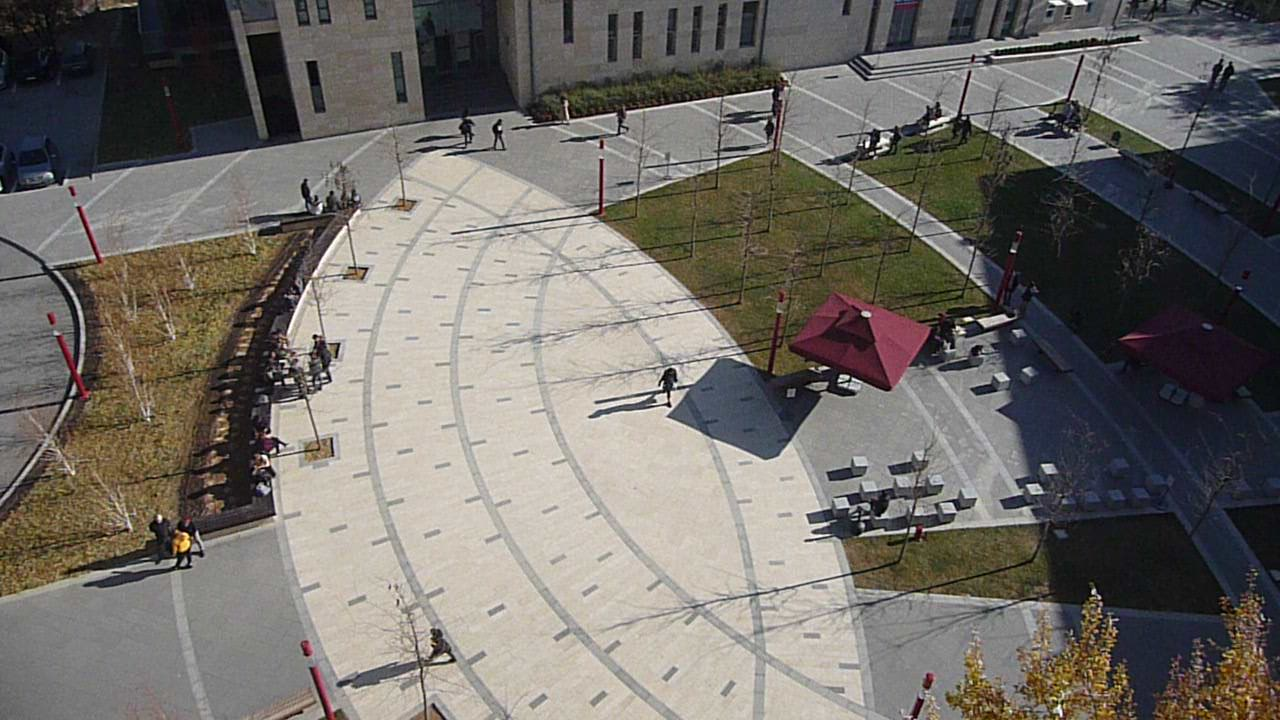
#> input picture test.jpg, 1280 x 720 px
$ python -i ShadowRemoval.py   (imports and definitions only)   (older library calls are emulated)
#> lines starting #> are read from the running program, lines starting #| are printed output that depends on the picture; after the words box and inside, x2 and y2 are one past the last pixel; in counts of white or black regions, pixels touching at a corner belong together
from skimage import measure
import cv2 as cv
import numpy as np
import sys

'''
Shadow removal code by Yalım Doğan

This software is implemented according to the methods presented in:

- Murali, Saritha, and V. K. Govindan.
"Removal of shadows from a single image."
the Proceedings of First International Conference on Futuristic Trends
in Computer Science and Engineering. Vol. 4.

- Murali, Saritha, and V. K. Govindan.
"Shadow detection and removal from a single image using LAB color space."
Cybernetics and information technologies 13.1 (2013): 95-103.

'''

__all__ = ['ShadowRemover']

class ShadowRemover:

    # Applies median filtering over given point
    @staticmethod
    def manuel_median_filter(img_o_i, point, filter_size):
        # Obtain window indices
        indices = [[x, y] for x in range(point[1] - filter_size // 2, point[1] + filter_size // 2 + 1)
                   for y in range(point[0] - filter_size // 2, point[0] + filter_size // 2 + 1)]

        indices = list(filter(lambda x: not (x[0] < 0 or x[1] < 0 or
                                             x[0] >= img_o_i.shape[0] or
                                             x[1] >= img_o_i.shape[1]), indices))

        pixel_values = [0, 0, 0]
        # Find the median of pixel values
        for channel in range(3):
            pixel_values[channel] = list(img_o_i[index[0], index[1], channel] for index in indices)
        pixel_values = list(np.median(pixel_values, axis=1))

        return pixel_values


    # Applies median filtering on given contour pixels, the filter size is adjustable
    @staticmethod
    def edge_median_filter(shadow_clear_img__h_s_v, contours_list, filter_size=7):
        temp_img = np.copy(shadow_clear_img__h_s_v)

        for partition in contours_list:
            for point in partition:
                temp_img[point[0][1]][point[0][0]] = ShadowRemover.manuel_median_filter(shadow_clear_img__h_s_v, point[0], filter_size)

        return cv.cvtColor(temp_img, cv.COLOR_HSV2BGR)

    @staticmethod
    def removeShadows(imgName,
                      save = False,
                      lab_adjustment=False,
                      region_adjustment_kernel_size=10,
                      shadow_dilation_iteration=5,
                      shadow_dilation_kernel_size=3,
                      verbose=False):
        # imgName = "test.jpg"
#> called with imgName = '../test.jpg', save = False, lab_adjustment = False, region_adjustment_kernel_size = 10, shadow_dilation_iteration = 5, shadow_dilation_kernel_size = 3, verbose = False
        orgImage = cv.imread(imgName)
#> orgImage is the input picture: shape (720, 1280, 3); mean B, G, R 103.9, 109, 113.1
        print("Read the image {}".format(imgName))

        # If the image is in BGRA color space, convert it to BGR
        if orgImage.shape[2] == 4:
            orgImage = cv.cvtColor(orgImage, cv.COLOR_BGRA2BGR)
        convertedImg = cv.cvtColor(orgImage, cv.COLOR_BGR2LAB)
#> convertedImg: shape (720, 1280, 3); mean of channels 0, 1, 2 114.7, 129, 131.3
        shadowClearImg = np.copy(orgImage)  # Used for constructing corrected image

        # Calculate the mean values of A and B across all pixels
        means = [np.mean(convertedImg[:, :, i]) for i in range(3)]
#> means = [114.7, 129, 131.3]
        thresholds = [means[i] - (np.std(convertedImg[:, :, i]) / 3) for i in range(3)]
#> thresholds = [92.49, 127.7, 128.4]

        # If mean is below 256 (which is I think the max value for a channel)
        # Apply threshold using only L
        if sum(means[1:]) <= 256:
            mask = cv.inRange(convertedImg, (0, 0, 0), (thresholds[0], 256, 256))
        else:  # Else, also consider B channel
            mask = cv.inRange(convertedImg, (0, 0, 0), (thresholds[0], 256, thresholds[2]))
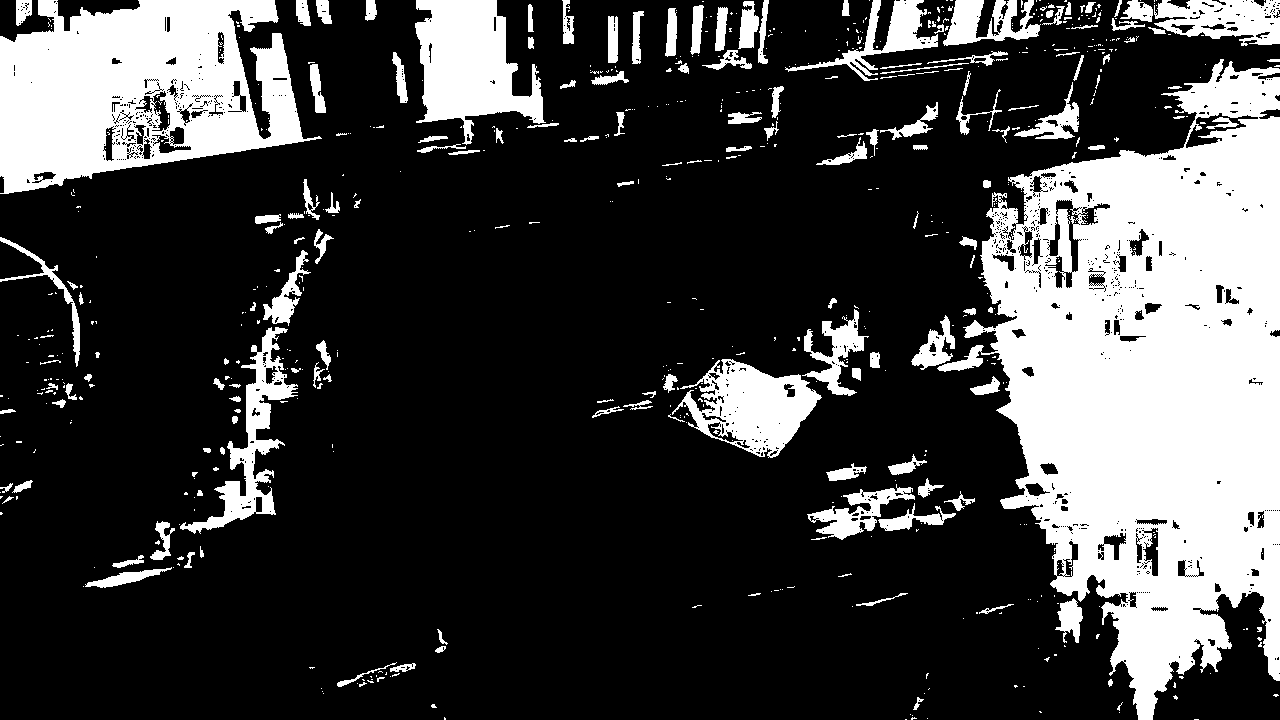
#> mask: shape (720, 1280); 25% white; 652 white regions (488 under 20 px), largest, box (x1, y1, x2, y2) and area: (937, 59, 1280, 720) 126528, (0, 0, 322, 194) 40478, (415, 0, 546, 145) 11022

        kernel_size = (region_adjustment_kernel_size, region_adjustment_kernel_size)
        kernel = cv.getStructuringElement(cv.MORPH_ELLIPSE, kernel_size)
        cv.morphologyEx(mask, cv.MORPH_CLOSE, kernel, mask)
        cv.morphologyEx(mask, cv.MORPH_OPEN, kernel, mask)
#> mask: shape (720, 1280); 27% white; 54 white regions, largest, box (x1, y1, x2, y2) and area: (914, 61, 1280, 720) 138927, (0, 0, 304, 196) 44730, (673, 315, 867, 459) 11195

        # We need connected components
        # Initialize the labels of the blobs in our binary image
        labels = measure.label(mask)
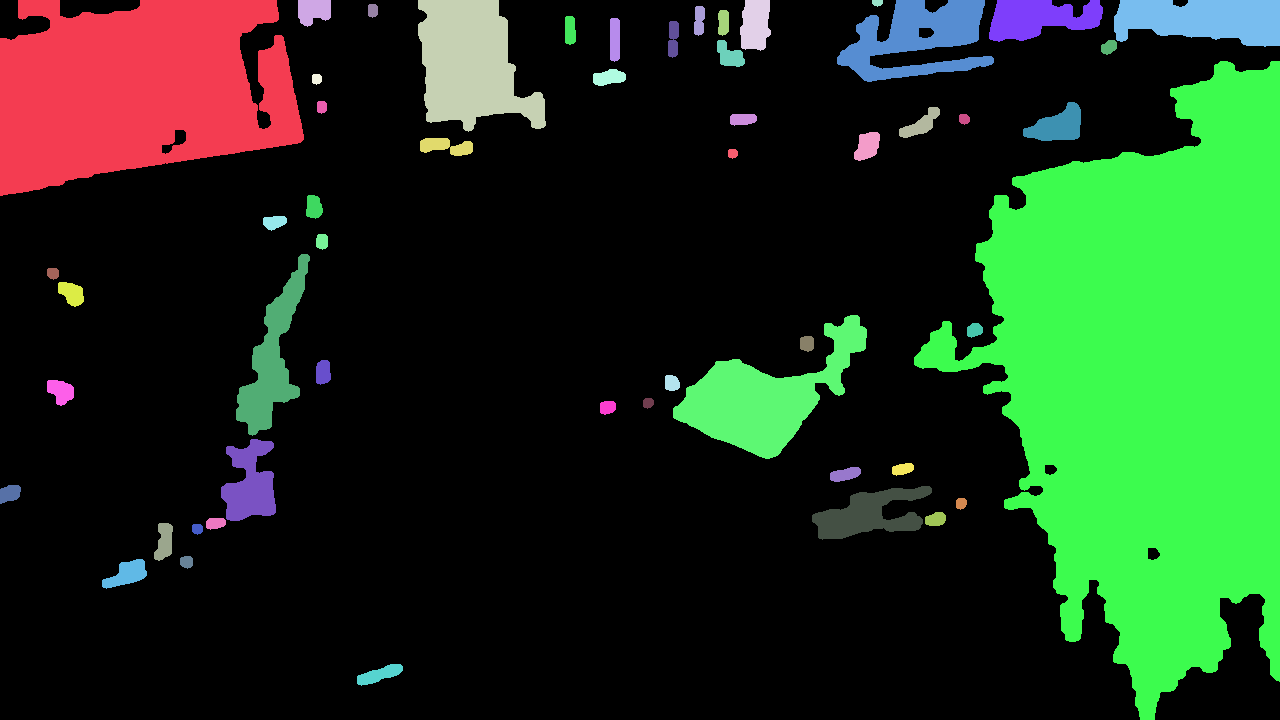
#> labels: shape (720, 1280) int64; 55 distinct labels, from 0 to 54; one colour per label, 0 black
        label_filter = np.zeros(mask.shape, dtype="uint8")
        blob_threshold = 200

        # Now, we will iterate over each label's pixels
        for label in np.unique(labels):
            if not label == 0:
                temp_filter = np.zeros(mask.shape, dtype="uint8")
                temp_filter[labels == label] = 255

                # Only consider blobs with size above threshold
                if cv.countNonZero(temp_filter) >= blob_threshold:
                    shadow_indices = np.where(temp_filter == 255)

                    # Calculate average LAB and BGR values in current shadow region
                    if lab_adjustment:
                        shadow_average_LAB = np.mean(convertedImg[shadow_indices[0], shadow_indices[1], :], axis=0)
                    else:
                        shadow_average_bgr = np.mean(orgImage[shadow_indices[0], shadow_indices[1], :], axis=0)

                    # For debugging, cut the current shadow region from the image
                    if verbose:
                        reverse_mask = cv.cvtColor(cv.bitwise_not(temp_filter), cv.COLOR_GRAY2BGR)
                        img_w_hole = orgImage & reverse_mask

                    # TODO: Apply dilation few times, in order to obtain non-shadow pixels around shadow region
                    # Play with the parameters for optimization
                    non_shadow_kernel_size = (shadow_dilation_kernel_size, shadow_dilation_kernel_size)
                    non_shadow_kernel = cv.getStructuringElement(cv.MORPH_ELLIPSE, non_shadow_kernel_size)
                    non_shadow_temp_filter = cv.dilate(temp_filter, non_shadow_kernel, iterations=shadow_dilation_iteration)

                    # Get the new set of indices and remove shadow indices from them
                    non_shadow_temp_filter = cv.bitwise_xor(non_shadow_temp_filter, temp_filter)
                    non_shadow_indices = np.where(non_shadow_temp_filter == 255)

                    # Contours are used for extracting the edges of the current shadow region
                    _, contours, hierarchy = cv.findContours(temp_filter, cv.RETR_TREE, cv.CHAIN_APPROX_SIMPLE)

                    # Draw contours around shadow region
                    if verbose == 1:
                        temp_filter = cv.cvtColor(temp_filter, cv.COLOR_GRAY2BGR)
                        cv.drawContours(temp_filter, contours, -1, (255, 0, 0), 3)
                        cv.imshow("Contours", temp_filter)
                        cv.waitKey(0)

                    # Q: Rather than asking for RGB constants individually, why not adjust L only?
                    # A: L component isn't enough to REVIVE the colors that were under the shadow.

                    # Find the average of the non-shadow areas
                    if lab_adjustment:
                        # Get the average LAB from border areas
                        border_average_LAB = np.mean(convertedImg[non_shadow_indices[0], non_shadow_indices[1], :], axis=0)
                        # Calculate ratios that are going to be used on clearing the current shadow region
                        # This is different for each region, therefore calculated each time
                        lab_ratio = border_average_LAB / shadow_average_LAB

                        # Adjust LAB THIS DOESN'T REVIVE THE COLOR INFO, ONLY ADDS ILLUMINANCE

                        shadowClearImg = cv.cvtColor(shadowClearImg, cv.COLOR_BGR2LAB)
                        shadowClearImg[shadow_indices[0], shadow_indices[1]] = np.uint8(
                            shadowClearImg[shadow_indices[0],
                                           shadow_indices[1]] * lab_ratio)
                        shadowClearImg = cv.cvtColor(shadowClearImg, cv.COLOR_LAB2BGR)
                    else:
                        # Get the average BGR from border areas
                        border_average_bgr = np.mean(orgImage[non_shadow_indices[0], non_shadow_indices[1], :], axis=0)
                        bgr_ratio = border_average_bgr / shadow_average_bgr
                        # Adjust BGR
                        shadowClearImg[shadow_indices[0], shadow_indices[1]] = np.uint8(shadowClearImg[shadow_indices[0],
                                                                                                       shadow_indices[
                                                                                                           1]] * bgr_ratio)

                    # Then apply median filtering over edges to smooth them
                    # At least on the images I tried, this doesn't work as intended.
                    # It is possible that this is the result of using a high frequency image only
                    if verbose:
                        dirty_shadows = np.copy(shadowClearImg)
                    # Image is converted to HSV before filtering, as BGR components of the image
                    # is more interconnected, therefore filtering each channel independently wouldn't be correct
                    shadowClearImg = ShadowRemover.edge_median_filter(cv.cvtColor(shadowClearImg, cv.COLOR_BGR2HSV), contours)

                if verbose:
                    cv.imshow("LAB image", convertedImg)
                    cv.imshow("Image with hole", img_w_hole)
                    cv.imshow("Dirty Shadows", dirty_shadows)
                    cv.imshow("Corrected shadow!", shadowClearImg)
                    cv.imshow("OriginalImage", orgImage)
                    cv.waitKey(0)
                    cv.destroyAllWindows()
#> this loop made 55 passes
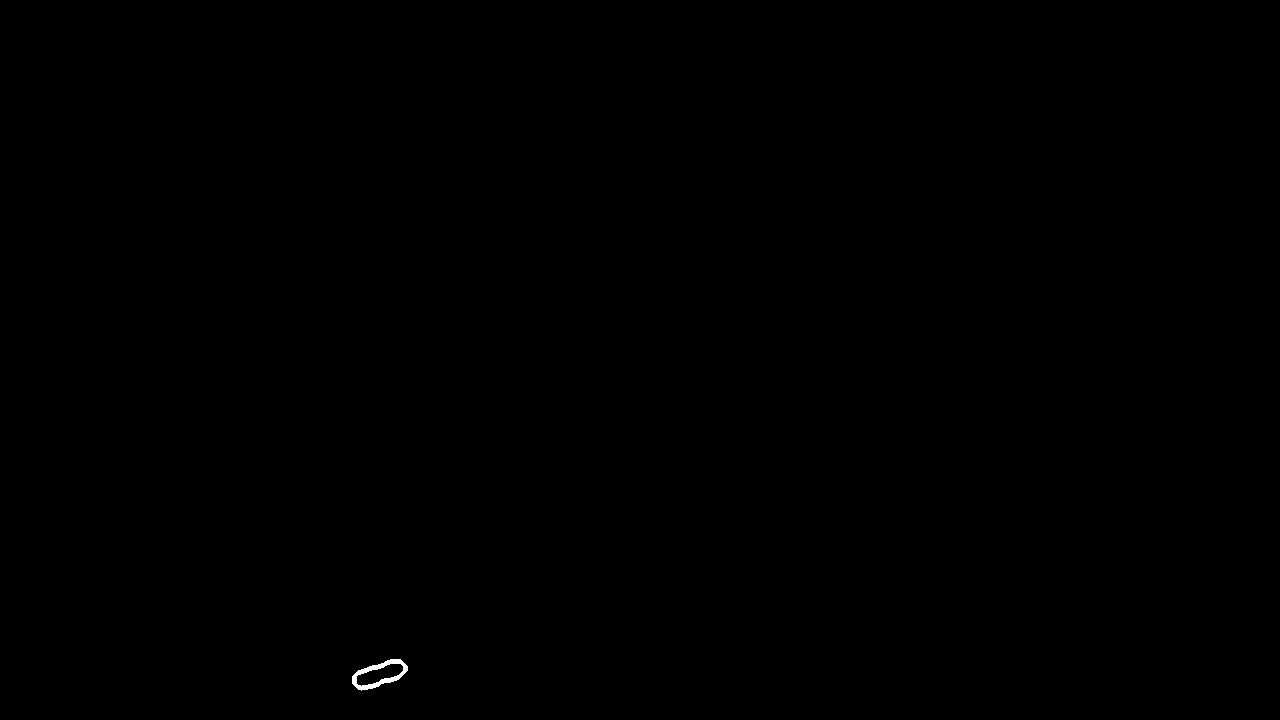
#> non_shadow_temp_filter: shape (720, 1280); 0.06% white; 1 white region, box (x1, y1, x2, y2) and area: (352, 659, 408, 691) 565
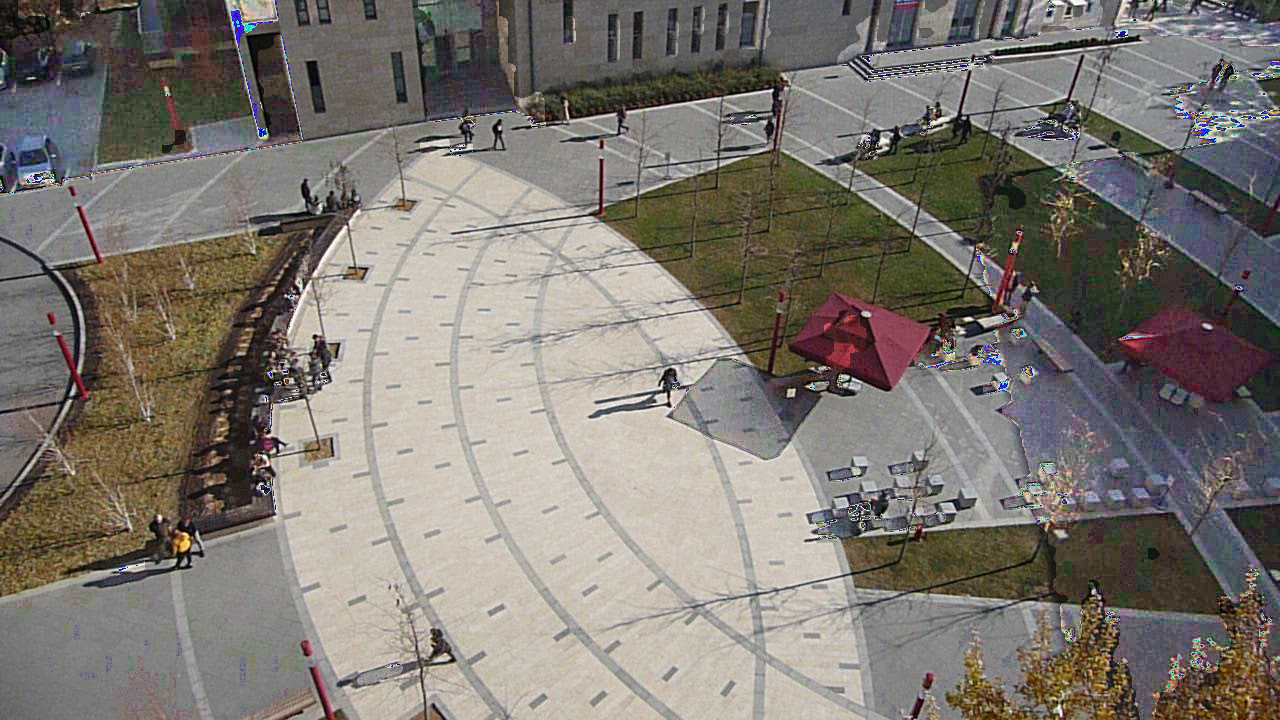
#> shadowClearImg: shape (720, 1280, 3); mean B, G, R 113, 119.6, 125.4
#> temp_filter: shape (720, 1280); 0.06% white; 1 white region, box (x1, y1, x2, y2) and area: (357, 664, 403, 686) 534

        mask_gray = mask
        mask = cv.cvtColor(mask, cv.COLOR_GRAY2RGB)

        if verbose:
            cv.imshow("Shadows", mask)
            cv.imshow("Corrected shadow!", shadowClearImg)
            cv.imshow("Original Image", orgImage)

            cv.drawContours(mask, contours, -1, (0, 0, 255), 3)
            cv.imshow("Contours", mask)
            cv.waitKey(0)

        if save:
            f_name = imgName[:imgName.index(".")] + "_shadowClear" + imgName[imgName.index("."):]
            cv.imwrite(f_name, shadowClearImg)
            print ("Saved result as " + f_name)

        return shadowClearImg

>>> result = ShadowRemover().removeShadows('../test.jpg')
